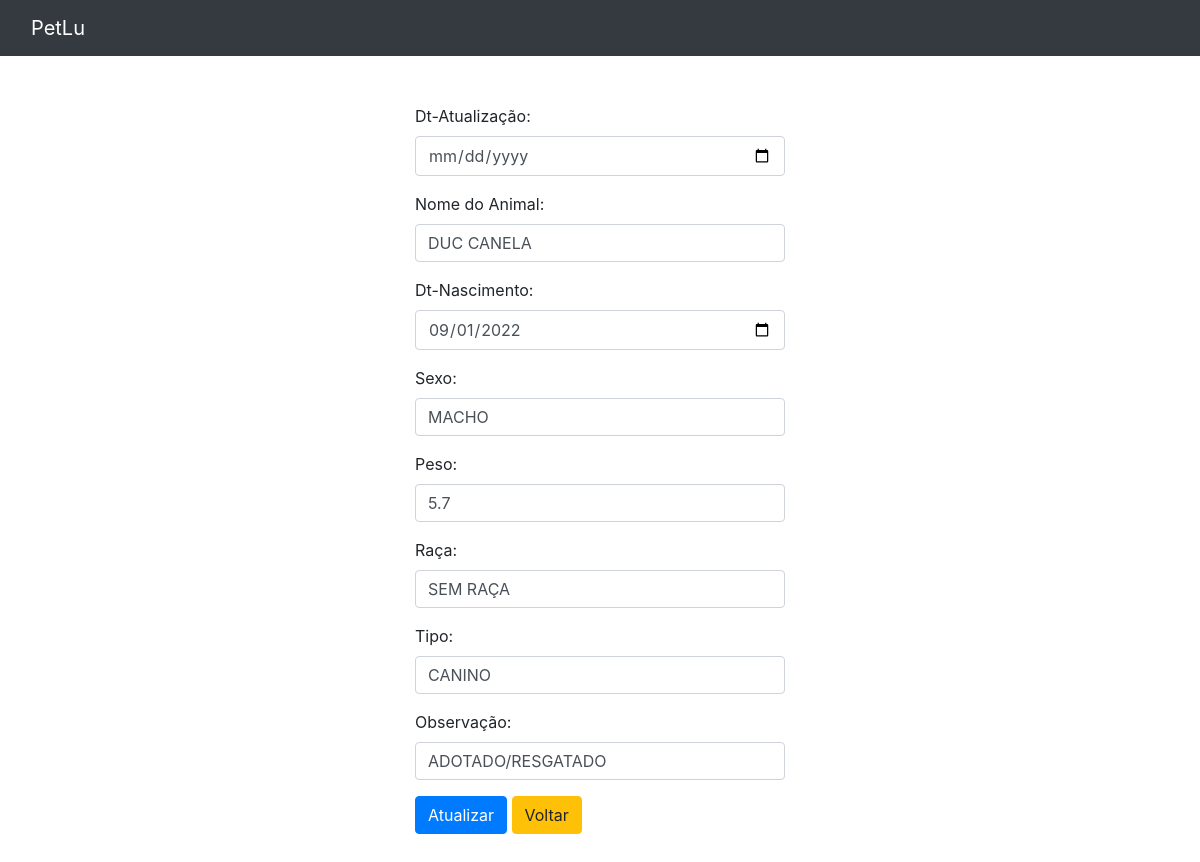
Page /atualizar_pet.php?atualizarid=5 on the committed database.
### tables this page shows
CREATE TABLE `tb_animal` (
  `id` int NOT NULL AUTO_INCREMENT,
  `dt_cadastro` date NOT NULL,
  `dt_atualizacao` datetime DEFAULT NULL,
  `nome_animal` varchar(45) NOT NULL,
  `dt_nascimento` date NOT NULL,
  `sexo_animal` varchar(45) NOT NULL DEFAULT 'MACHO, FEMEA',
  `animal_castrado` varchar(45) NOT NULL,
  `cor_animal` varchar(45) NOT NULL,
  `peso_animal` double DEFAULT NULL,
  `raca` varchar(45) NOT NULL,
  `tipo` varchar(45) NOT NULL,
  `observação_animal` longtext,
  `foto_animal` varchar(90) DEFAULT NULL,
  PRIMARY KEY (`id`)
);

### atualizar_pet.php (the view, shortened to what this page needs)
<?php
include 'conexao.php';
$id = $_GET['atualizarid'];
$sql = "SELECT * FROM tb_animal WHERE id='$id'";
$result = mysqli_query($con, $sql);
$row = mysqli_fetch_assoc($result);
$nome_animal = $row['nome_animal'];
$dt_nascimento = $row['dt_nascimento'];
$sexo_animal = $row['sexo_animal'];
$peso_animal = $row['peso_animal'];
$raca = $row['raca'];
$tipo = $row['tipo'];
$observação_animal = $row['observação_animal'];
?>
<!doctype html>
<html lang="pt">
<head>
  <link rel="stylesheet" href="https://cdn.jsdelivr.net/npm/bootstrap@4.0.0/dist/css/bootstrap.min.css">
</head>
<body>
  <nav class="navbar navbar-expand-lg navbar-dark bg-dark">
    <div class="container-fluid">
      <a class="navbar-brand" href="#">PetLu</a>
    </div>
  </nav>
  <div class="container my-5  col-md-4">
    <form method="POST">
    <div class="form-group">
        <label>Dt-Atualização:</label>
        <input type="date" class="form-control" name="dt_atualizacao" value="<?= $dt_atualizacao; ?>">
      </div>
      <div class="form-group">
        <label>Nome do Animal:</label>
        <input type="text" class="form-control" name="nome" value="<?= $nome_animal; ?>">
      </div>
        <div class="form-group">
          <label>Dt-Nascimento:</label>
          <input type="date" class="form-control" name="senha" value="<?php echo $dt_nascimento; ?>" / />
        </div>
        <div class="form-group">
          <label>Sexo:</label>
          <input type="text" class="form-control" name="cpf" value="<?php echo $sexo_animal; ?>" / />
        </div>
        <div class="form-group">
          <label>Peso:</label>
          <input type="text" class="form-control" name="crmv" value="<?php echo $peso_animal; ?>" / />
        </div>
        <div class="form-group">
          <label>Raça:</label>
          <input type="email" class="form-control" name="email" value="<?php echo $raca; ?>">
        </div>
        <div class="form-group">
          <label>Tipo:</label>
          <input type="text" class="form-control" name="telefone" value="<?php echo $tipo; ?>">
        </div>
        <div class="form-group">
          <label>Observação:</label>
          <input type="text" class="form-control" name="telefone" value="<?php echo $observação_animal; ?>">
        </div>
        <button type="submit" class="btn btn-primary" name="atualizar">Atualizar</button>
        <a href="display_pet.php" class="btn btn-warning">Voltar</a>
    </form>
  </div>
</body>
</html>

### rows in the picture
tb_animal: nome "DUC CANELA", senha "09/01/2022", cpf "MACHO", crmv "5.7", email "SEM RAÇA", telefone "CANINO", telefone "ADOTADO/RESGATADO"
